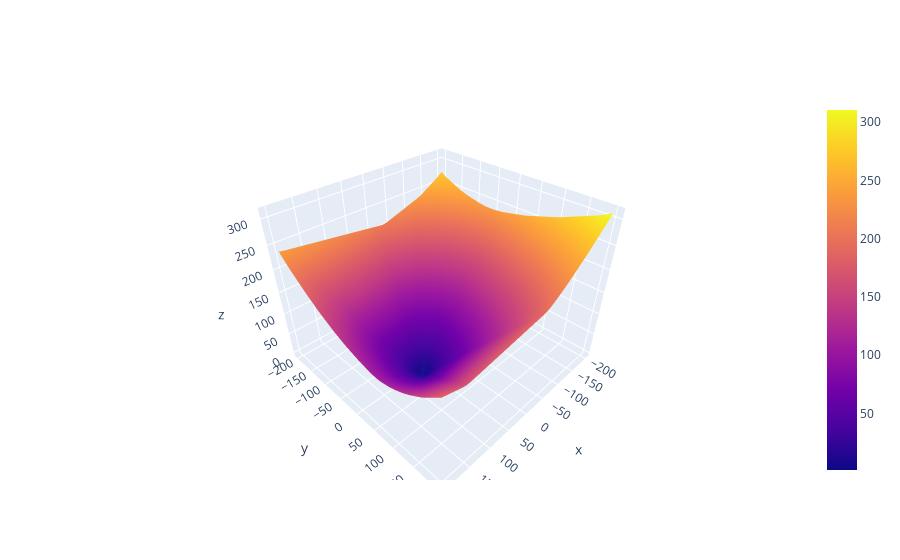

Notebook cell for this chart:
### Code cell
Landscape = landscape(X1 = X[:,0],
                      # X2 = X[:,1], 
                      y=y,
                      bias = True,
                      cost_fn=nn.L1Loss(),
                      n_samples=50,
                      span=200
                      )

figure = go.Figure(data=[Landscape])
figure.show()

### Figure 1 — Plotly figure (JSON) as saved in the notebook; plotly's stock layout.template omitted (floating-point values rounded to 4 significant figures; data arrays with more than 128 entries replaced by an {"elided": "..."} marker saying what was removed)
{"data": [{"type": "surface", "x": {"elided": "50x50 float values"}, "y": {"elided": "50x50 float values"}, "z": {"elided": "50x50 float values"}}], "layout": {}}
